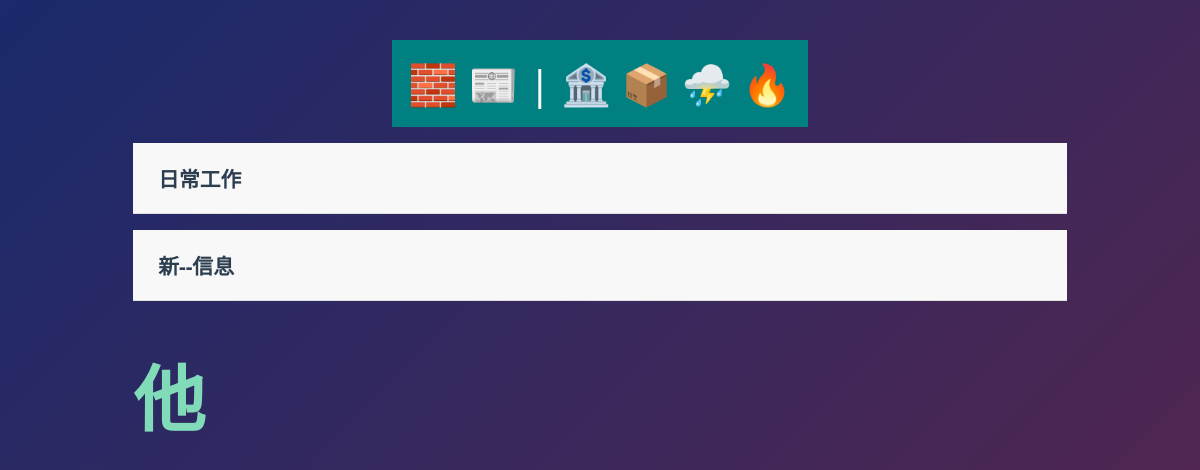
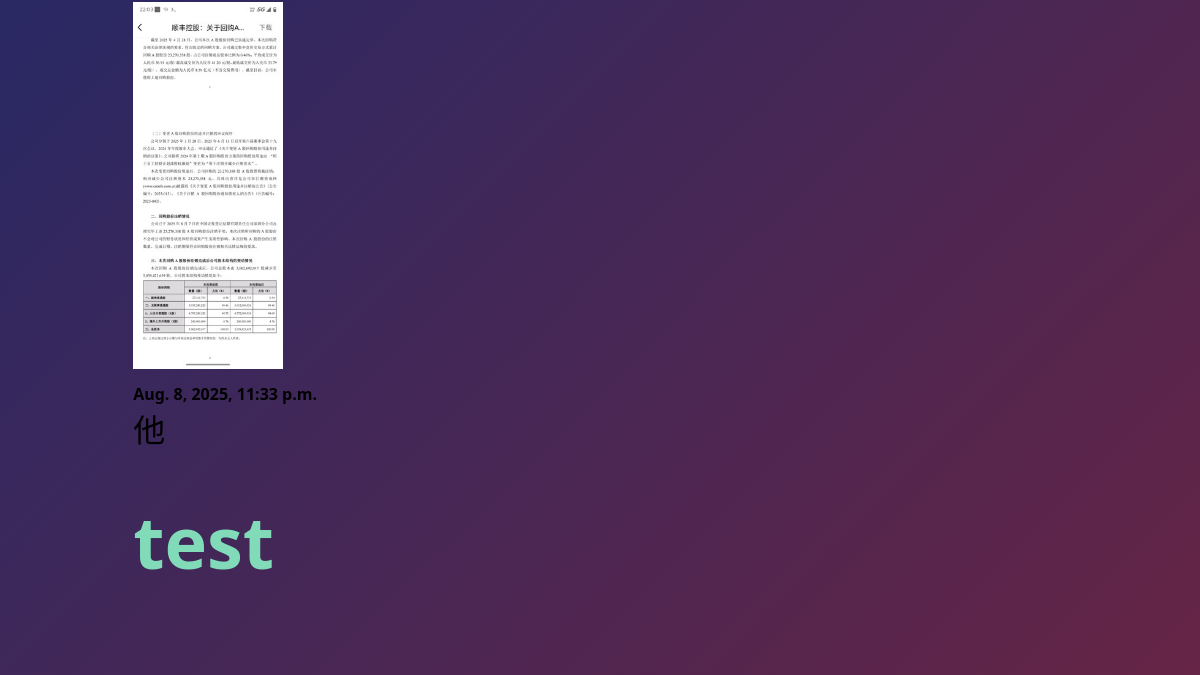
The app's page /DalyWork/ (upper part), older data (2 pictures, top to bottom).
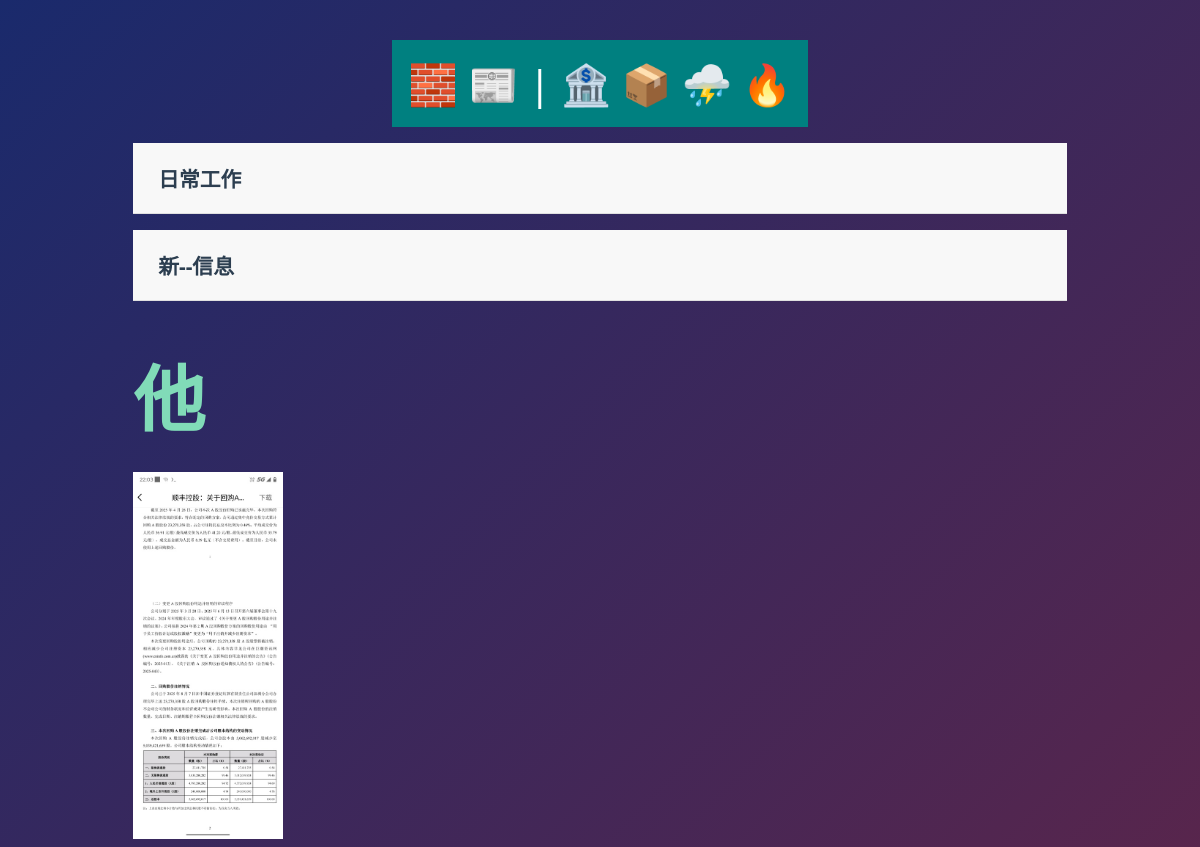
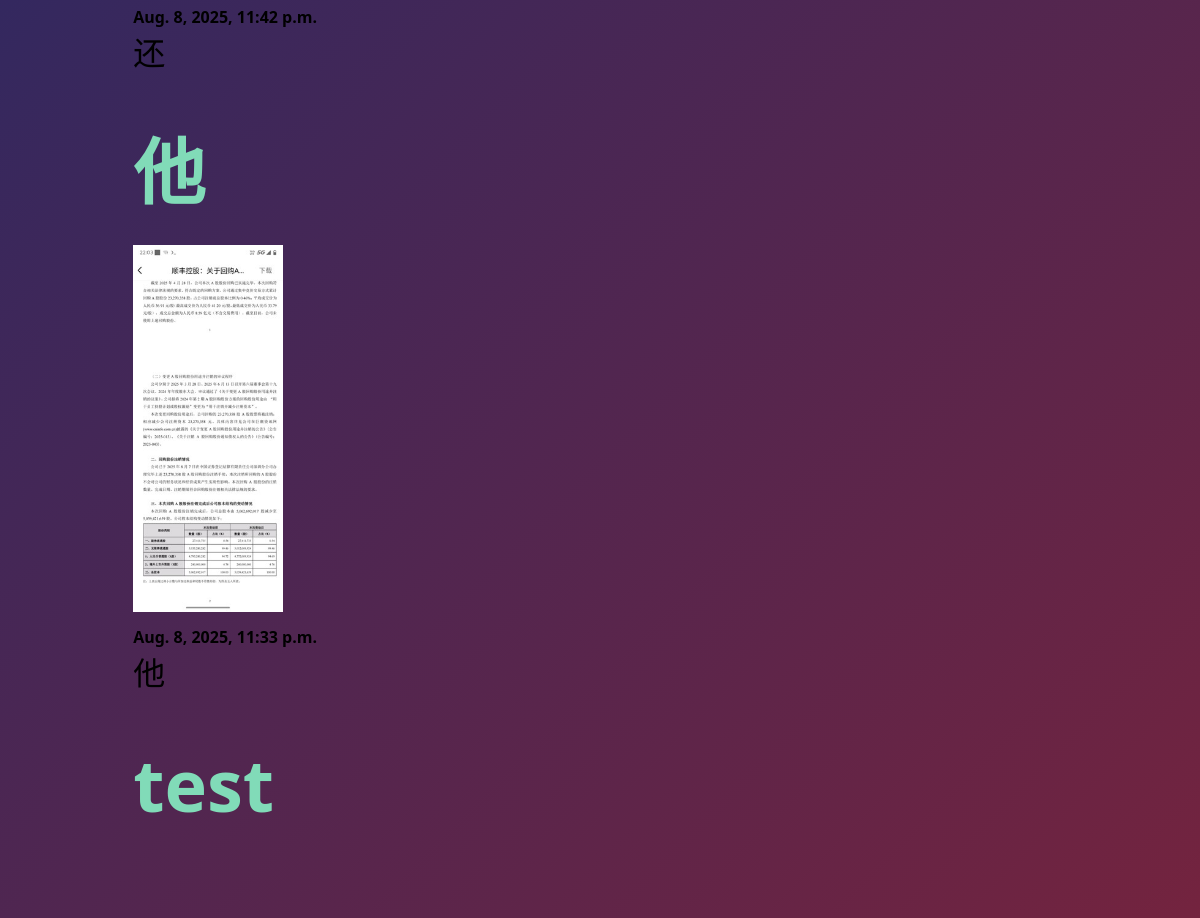
The same page, newer data (2 pictures, top to bottom).
### DalyWork/models.py (models this page shows)
class DalyWorkPost(models.Model):
    client = models.TextField()
    workduty = models.TextField()
    date = models.DateTimeField(auto_now_add=True)
    banner = models.ImageField(default='fallback.png', blank=True)
    def __str__(self):
        return self.client

### DalyWork/views.py (the view)
# urls.py: path('', views.post_list, name="list"),
def post_list(request):
    posts = AppDataModel.objects.all().order_by('-date')
    print(posts)
    form = forms.CreateInFormation()
    return render(request, f'{TemplateFileName}/posts_list.html', {'posts': posts, 'form':form})

### DalyWork/templates/DalyWorkPost/posts_list.html (shortened to what this page needs)
{% extends 'layout.html' %}
{% block content %}
    <section>
        <div class="accordion-item">
                <div class="accordion-header">
                    <div class="accordion-title">日常工作</div>
                </div>
        </div>
        <div class="accordion-item">
                <div class="accordion-header">
                    <div class="accordion-title">新--信息</div>
                </div>
            </div>
        {% for post in posts%}
        <article class="post">
            <h3>
                <a href="{% url 'DalyWorkPPP:page' pk=post.id%}">
                     {{ post.client }}
                </a>
            </h3>
            <img
                src="{{ post.banner.url }}"
                alt="{{ post.title }}"
                class="small-image"
            />
            <h2>{{ post.date }}</h2>
            <p class="pre-line">{{ post.workduty }}</p>
        </article>
        {% endfor %}
    </section>
{% endblock %}

### templates/layout.html (shortened to what this page needs)
<!DOCTYPE html>
{% load static %}
<html lang="en">
<head>
    <link rel="stylesheet" href="{% static 'css/style.css' %}">
</head>
<body>
    <nav>
	<a href="{% url 'DalyWorkPPP:list' %}">🧱</a>
        <a href="{% url 'posts:list' %}">📰</a> |
        <a href="{% url 'NChinaBankPosts:list' %}">🏦</a>
        <a href="{% url 'ShunFengPosts:list' %}">📦</a>
        <a href="{% url 'ChangJiangEPPP:list' %}">⛈️ </a>
        <a href="/admin/FirstApp/post/">🔥</a>
    </nav>
    <main>
        {% block content %}
        {% endblock %}
    </main>
</body>
</html>

### static/css/style.css (style rules this page uses)
* { margin: 0; padding: 0; box-sizing: border-box; font-family: 'Segoe UI', Tahoma, Geneva, Verdana, sans-serif; }
body { color: black; font-size: 3rem; background: linear-gradient(135deg, #1a2a6c, #b21f1f, #fdbb2d); min-height: 100vh; display: flex; flex-direction: column; align-items: center; padding: 40px 20px; }
nav { padding: 1rem; background-color: teal; color: white; font-size: 2.5rem; }
main { padding: 1rem; }
section { display: flex; flex-flow: column; gap: 1rem; }
h2 { font-size: 1rem; }
p { font-size: 2rem; }
a { text-decoration: none; color: #81dbb8; }
h3 { color: #333; font-size: 1.5em; font-weight: bold; font-family: 'Arial', sans-serif; margin: 15px 0; padding: 10px 0; text-align: left; }
.accordion-item { border-bottom: 1px solid #e0e0e0; transition: all 0.3s ease; }
.accordion-header { padding: 20px 25px; background: #f8f8f8; cursor: pointer; display: flex; justify-content: space-between; align-items: center; transition: background 0.3s ease; }
.accordion-title { font-size: 1.3rem; font-weight: 600; color: #2c3e50; }

### DalyWork/templates/DalyWorkPost/posts_list.html (style rules this page uses)
.small-image { width: 150px; height: auto; }

Row changes from the older to the newer data that the page shows:
added DalyWorkPost: client "他", banner (picture), date "Aug. 8, 2025, 11:42 p.m.", workduty "还"
